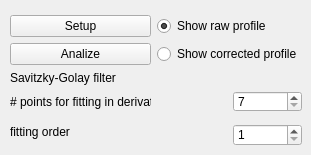
       <widget class="QWidget" name="PDSNR_3">
        <attribute name="title">
         <string>Slice Profile</string>
        </attribute>
        <widget class="QWidget" name="layoutWidget">
         <property name="geometry">
          <rect>
           <x>10</x>
           <y>15</y>
           <width>292</width>
           <height>131</height>
          </rect>
         </property>
         <layout class="QGridLayout" name="gridLayout_4">
          <item row="1" column="0">
           <widget class="QPushButton" name="pbSliceProfileAnalize">
            <property name="text">
             <string>Analize</string>
            </property>
           </widget>
          </item>
          <item row="5" column="0" rowspan="2" colspan="3">
           <widget class="QLabel" name="label_65">
            <property name="text">
             <string>fitting order</string>
            </property>
           </widget>
          </item>
          <item row="3" column="2">
           <widget class="QSpinBox" name="sbSliceProfilePoints">
            <property name="minimum">
             <number>7</number>
            </property>
            <property name="maximum">
             <number>21</number>
            </property>
            <property name="singleStep">
             <number>2</number>
            </property>
           </widget>
          </item>
          <item row="1" column="1" colspan="2">
           <widget class="QRadioButton" name="rbShowCorrectedProfile">
            <property name="text">
             <string>Show corrected profile</string>
            </property>
           </widget>
          </item>
          <item row="2" column="0" colspan="3">
           <widget class="QLabel" name="label_66">
            <property name="text">
             <string>Savitzky-Golay filter</string>
            </property>
           </widget>
          </item>
          <item row="0" column="0">
           <widget class="QPushButton" name="pbSliceProfileSetup">
            <property name="text">
             <string>Setup</string>
            </property>
           </widget>
          </item>
          <item row="0" column="1" colspan="2">
           <widget class="QRadioButton" name="rbShowRawProfile">
            <property name="text">
             <string>Show raw profile</string>
            </property>
            <property name="checked">
             <bool>true</bool>
            </property>
           </widget>
          </item>
          <item row="6" column="2">
           <widget class="QSpinBox" name="sbSliceProfileFittingOrder">
            <property name="minimum">
             <number>1</number>
            </property>
            <property name="maximum">
             <number>5</number>
            </property>
            <property name="singleStep">
             <number>2</number>
            </property>
           </widget>
          </item>
          <item row="3" column="0">
           <widget class="QLabel" name="label_41">
            <property name="text">
             <string># points for fitting in derivative</string>
            </property>
           </widget>
          </item>
         </layout>
        </widget>
       </widget>
